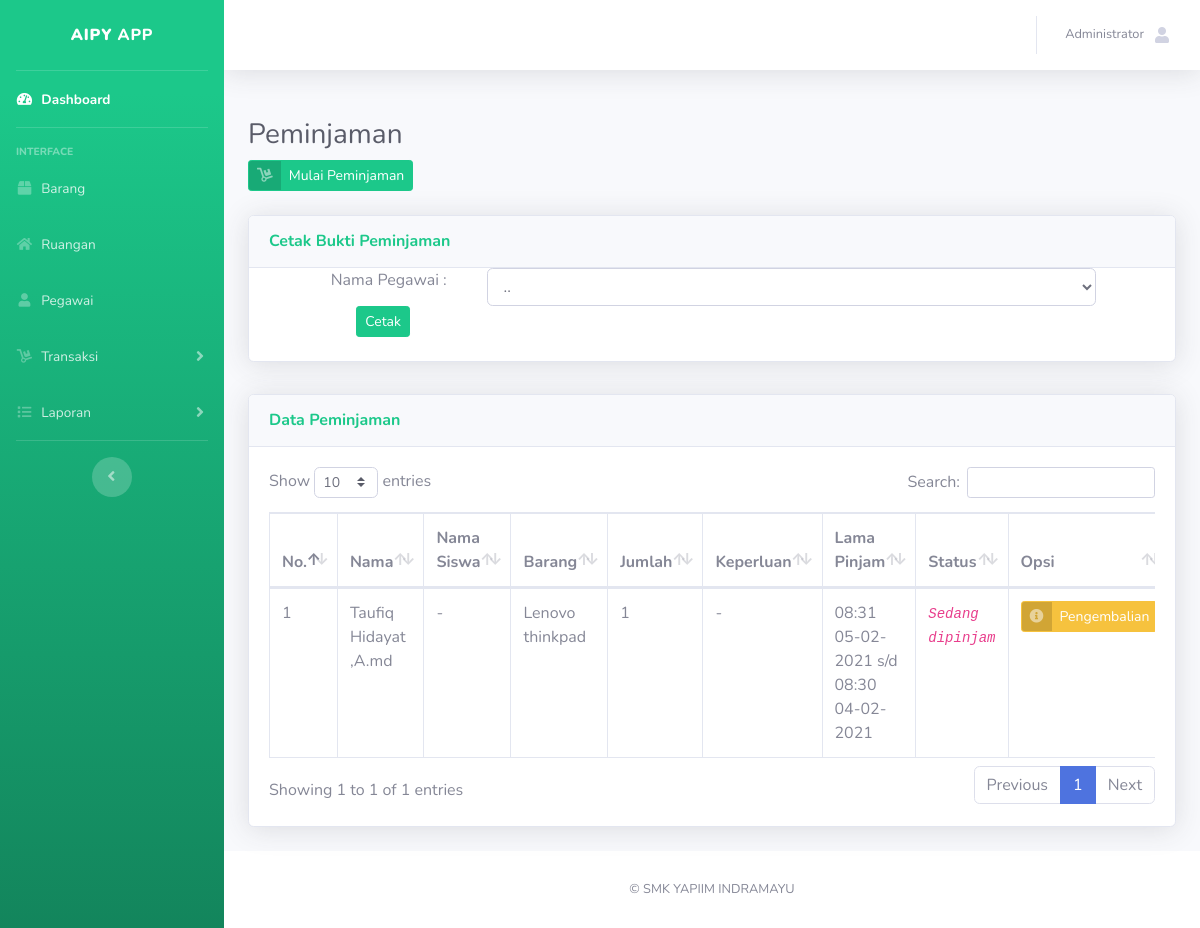
Screenshot of /admin-page.php?menu=peminjaman (signed in) with the database file from the repository.
### tables this page shows
CREATE TABLE `pinjam` (
  `id_pinjam` int(11) NOT NULL,
  `id_pegawai` int(11) NOT NULL,
  `nama_siswa` varchar(25) NOT NULL,
  `id_inventaris` int(11) NOT NULL,
  `jumlah_pinjam` int(11) NOT NULL,
  `tanggal_pinjam` date NOT NULL,
  `jam_pinjam` time DEFAULT NULL,
  `tanggal_kembali` date DEFAULT NULL,
  `jam_kembali` time DEFAULT NULL,
  `status_peminjaman` varchar(20) NOT NULL,
  `keperluan` varchar(50) NOT NULL
);

CREATE TABLE `pegawai` (
  `id_pegawai` int(11) UNSIGNED NOT NULL,
  `nama_pegawai` varchar(30) DEFAULT NULL,
  `nik` int(15) DEFAULT NULL,
  `alamat` text DEFAULT NULL,
  `jenis_kelamin` varchar(20) DEFAULT NULL,
  `telepon` int(15) DEFAULT NULL,
  `posisi` varchar(20) DEFAULT NULL,
  `tgl_lahir` date DEFAULT NULL
);

CREATE TABLE `inventaris` (
  `id_inventaris` int(11) UNSIGNED NOT NULL,
  `nama` varchar(30) DEFAULT NULL,
  `kondisi` varchar(5) DEFAULT NULL,
  `keterangan` text DEFAULT NULL,
  `jumlah` int(11) DEFAULT NULL,
  `jenis` varchar(50) DEFAULT NULL,
  `tanggal_register` date DEFAULT NULL,
  `id_ruang` int(11) DEFAULT NULL,
  `kode_inventaris` varchar(20) DEFAULT NULL,
  `id_petugas` int(11) DEFAULT NULL,
  `asal_barang` varchar(25) NOT NULL
);

### konten-admin/peminjaman.php (the view, shortened to what this page needs)
<br>
<h1 class="h3 mb-2 text-gray-800">Peminjaman</h1>
<p class="mb-4"><a href="" data-toggle="modal" data-target="#tambah" class="btn btn-success btn-icon-split btn-sm" name="hapus">
    <span class="icon text-white-50">
      <i class="fas fa-dolly"></i>
    </span>
    <span class="text">Mulai Peminjaman</span>
  </a>
</p>
<div class="card shadow mb-2">
  <div class="card-header py-3">
    <h6 class="m-0 font-weight-bold text-success">Cetak Bukti Peminjaman</h6>
  </div>
  <form action="konten-admin/report/bukti-peminjaman.php" target="_blank" method="post">
    <div class="row">
      <label class="col-sm-3 control-label text-center">&nbsp;&nbsp;&nbsp;&nbsp;&nbsp;&nbsp;&nbsp;&nbsp;&nbsp;&nbsp;&nbsp;&nbsp;&nbsp;&nbsp;&nbsp;&nbsp;Nama Pegawai : </label>
      <div class="col-sm-8"><select name="nama_pegawai" class="form-control">
          <option value="">..</option>
        </select>
      </div>
    </div>
    &nbsp;&nbsp;&nbsp;&nbsp;&nbsp;&nbsp;&nbsp;&nbsp;&nbsp;&nbsp;&nbsp;&nbsp;&nbsp;&nbsp;&nbsp;&nbsp;&nbsp;&nbsp;&nbsp;&nbsp;&nbsp;&nbsp;&nbsp;&nbsp;&nbsp;&nbsp;<button type="submit" class="btn btn-success btn-sm">Cetak</button>
    <br>
  </form>
  <br>
</div>
<br>
<div class="card shadow mb-4">
  <div class="card-header py-3">
    <h6 class="m-0 font-weight-bold text-success">Data Peminjaman</h6>
  </div>
  <div class="card-body">
    <div class="table-responsive">
      <table class="table table-bordered" id="dataTable" width="100%" cellspacing="0">
        <thead>
          <tr>
            <th>No.</th>
            <th>Nama</th>
            <th>Nama Siswa</th>
            <th>Barang</th>
            <th>Jumlah</th>
            <th>Keperluan</th>
            <th>Lama Pinjam</th>
            <th>Status</th>
            <th>Opsi</th>
          </tr>
        </thead>
        <tbody>
          <?php
          include('koneksi.php');
          $query = mysqli_query($konek, " SELECT * FROM pinjam INNER JOIN
                                                                            inventaris ON pinjam.id_inventaris = inventaris.id_inventaris
                                                                            INNER JOIN
                                                                            pegawai ON pinjam.id_pegawai = pegawai.id_pegawai ORDER BY id_pinjam DESC
                                                                          ");
          $no = 0;
          while ($row = mysqli_fetch_array($query)) {
            $no++;
          ?>
            <tr>
              <td><?php print $no ?></td>
              <td><?php print $row['nama_pegawai'] ?></td>
              <td><?php print $row['nama_siswa'] ?></td>
              <td><?php print $row['nama'] ?></td>
              <td><?php print $row['jumlah_pinjam'] ?></td>
              <td><?php print $row['keperluan'] ?></td>
              <?php
              $tanggal = date("d-m-Y ", strtotime($row['tanggal_pinjam']));
              $jam = date("H:i ", strtotime($row['jam_pinjam']));
              $tanggal2 = date("d-m-Y ", strtotime($row['tanggal_kembali']));
              $jam2 = date("H:i ", strtotime($row['jam_kembali']));
              ?>
              <td><?php print $jam ?> <?php print $tanggal ?>s/d<br><?php print $jam2 ?> <?php print $tanggal2 ?></td>
              <td><i><code><?php print $row['status_peminjaman'] ?></code></i></td>
              <td>
                <a href="#" class="btn btn-warning btn-icon-split btn-sm" data-toggle="modal" data-target="#pengembalian<?php print $row[0] ?>">
                  <span class="icon text-white-50">
                    <i class="fas fa-info-circle"></i>
                  </span>
                  <span class="text">Pengembalian</span>
              </td>
            </tr>
    </div>
  <?php } ?>
  </div>
</div>
</div>

### admin-page.php (shortened to what this page needs)
<?php
require_once 'koneksi.php';
?>
<!DOCTYPE html>
<html lang="en">
<head>
  <link href="vendor/fontawesome-free/css/all.min.css" rel="stylesheet" type="text/css">
  <link href="css/sb-admin-2.min.css" rel="stylesheet">
  <link href="vendor/datatables/dataTables.bootstrap4.min.css" rel="stylesheet">
  <link rel="stylesheet" href="vendor/sweetalert2/dist/sweetalert2.min.css">
</head>
<body id="page-top">
  <div id="wrapper">
    <ul class="navbar-nav bg-gradient-success sidebar sidebar-dark accordion" id="accordionSidebar">
      <a class="sidebar-brand d-flex align-items-center justify-content-center" href="?menu=home">
        <div class="sidebar-brand-text mx-3"><strong>AIPY</strong> App</div>
      </a>
      <hr class="sidebar-divider my-0">
      <li class="nav-item active">
        <a class="nav-link" href="?menu=home">
          <i class="fas fa-fw fa-tachometer-alt"></i>
          <span>Dashboard</span></a>
      </li>
      <hr class="sidebar-divider">
      <div class="sidebar-heading">
        Interface
      </div>
      <li class="nav-item">
        <a class="nav-link" href="?menu=barang">
          <i class="fas fa-fw fa-box"></i>
          <span>Barang</span></a>
      </li>
      <li class="nav-item">
        <a class="nav-link" href="?menu=ruangan">
          <i class="fas fa-fw fa-home"></i>
          <span>Ruangan</span></a>
      </li>
      <li class="nav-item">
        <a class="nav-link" href="?menu=pegawai">
          <i class="fas fa-fw fa-user"></i>
          <span>Pegawai</span></a>
      </li>
      <li class="nav-item">
        <a class="nav-link collapsed" href="#" data-toggle="collapse" data-target="#collapse" aria-expanded="true" aria-controls="collapseTwo">
          <i class="fas fa-fw fa-dolly"></i>
          <span>Transaksi</span>
        </a>
      </li>
      <li class="nav-item">
        <a class="nav-link collapsed" href="#" data-toggle="collapse" data-target="#collapse2" aria-expanded="true" aria-controls="collapseTwo">
          <i class="fas fa-fw fa-list"></i>
          <span>Laporan</span>
        </a>
      </li>
      <hr class="sidebar-divider d-none d-md-block">
      <div class="text-center d-none d-md-inline">
        <button class="rounded-circle border-0" id="sidebarToggle"></button>
      </div>
    </ul>
    <div id="content-wrapper" class="d-flex flex-column">
      <div id="content">
        <nav class="navbar navbar-expand navbar-light bg-white topbar mb-4 static-top shadow">
          <ul class="navbar-nav ml-auto">
            <li class="nav-item dropdown no-arrow">
              <a class="nav-link dropdown-toggle" href="#" id="userDropdown" role="button" data-toggle="dropdown" aria-haspopup="true" aria-expanded="false">
                <span class="mr-2 d-none d-lg-inline text-gray-600 small"><?php print $_SESSION['name_user'] ?></span>
                <i class="fas fa-fw fa-user"></i>
              </a>
            </li>
          </ul>
        </nav>
        <div class="container-fluid">
          <?php
          if ($_GET['menu'] == 'home') {
            include 'konten-admin/konten.php';
          } elseif ($_GET['menu'] == 'logout') {
            session_destroy();
            print "<meta http-equiv='refresh' content='0;URL=index.php'> ";
          } elseif ($_GET['menu'] == 'jenis-barang') {
            include 'konten-admin/jenis-barang.php';
          } elseif ($_GET['menu'] == 'ruangan') {
            include 'konten-admin/ruangan.php';
          } elseif ($_GET['menu'] == 'pegawai') {
            include 'konten-admin/pegawai.php';
          } elseif ($_GET['menu'] == 'barang') {
            include 'konten-admin/barang.php';
          } elseif ($_GET['menu'] == 'laporan') {
            include 'konten-admin/laporan.php';
          } elseif ($_GET['menu'] == 'peminjaman') {
            include 'konten-admin/peminjaman.php';
          } elseif ($_GET['menu'] == 'pengembalian') {
            include 'konten-admin/data-pengembalian.php';
          } elseif ($_GET['menu'] == 'edit-profil') {
            include 'konten-admin/edit-profil.php';
          } elseif ($_GET['menu'] == 'register') {
            include 'konten-admin/register.php';
          } elseif ($_GET['menu'] == 'laporan-peminjaman') {
            include 'konten-admin/laporan-peminjaman.php';
          } elseif ($_GET['menu'] == 'laporan-pengembalian') {
            include 'konten-admin/laporan-pengembalian.php';
          }
          ?>
        </div>
        <footer class="sticky-footer bg-white">
          <div class="container my-auto">
            <div class="copyright text-center my-auto">
              <span>&copy; SMK YAPIIM INDRAMAYU</span>
            </div>
          </div>
        </footer>
      </div>
    </div>
</body>
</html>

### rows the page displays
pinjam: id_pegawai.nama_pegawai "Taufiq Hidayat ,A.md", nama_siswa "-", id_inventaris.nama "Lenovo thinkpad", jumlah_pinjam "1", keperluan "-", jam_pinjam "08:31", tanggal_pinjam "05-02-2021", jam_kembali "08:30", tanggal_kembali "04-02-2021", status_peminjaman "Sedang dipinjam"

### other values shown
$_SESSION['name_user'] "Administrator"
